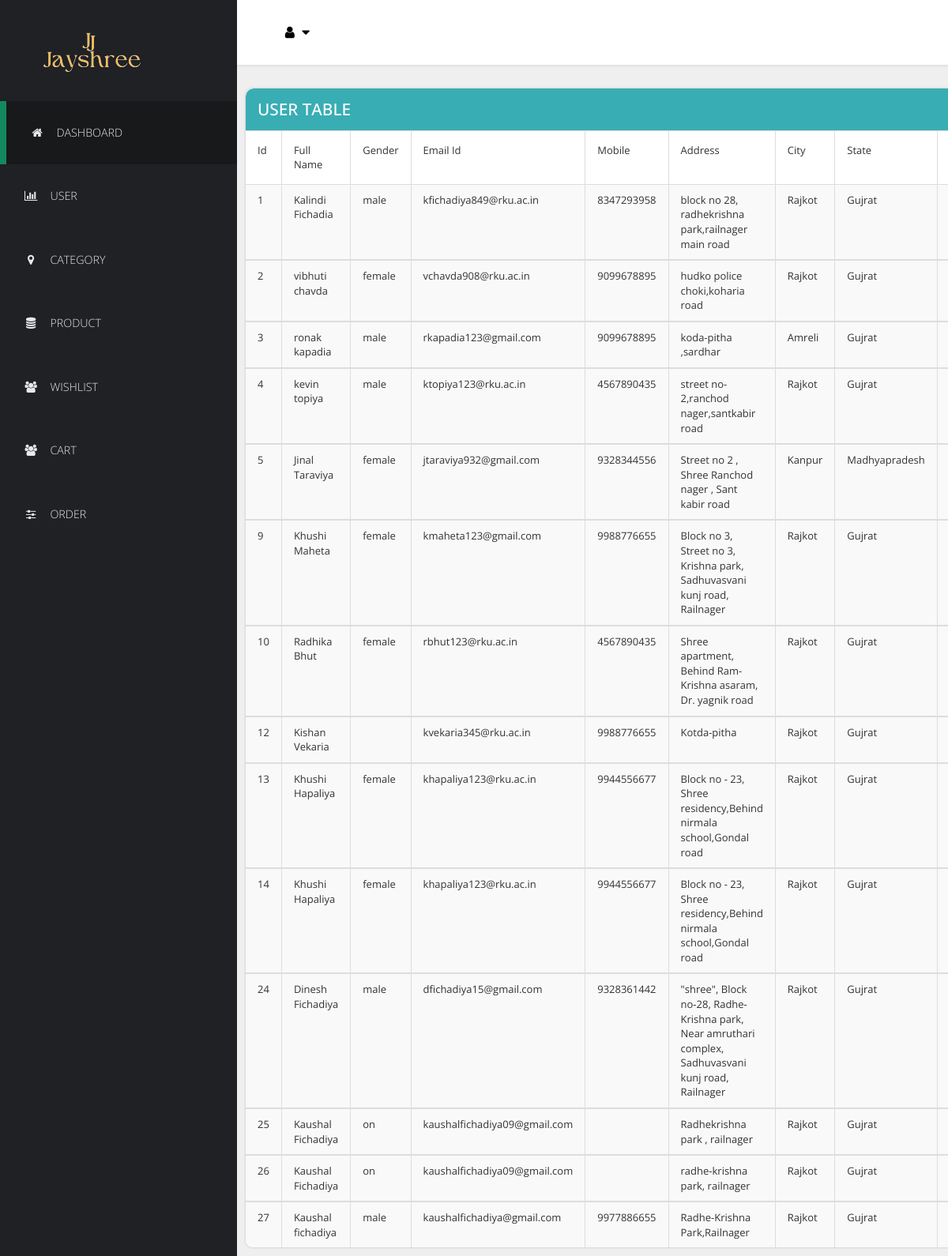
Screenshot of /admin/user_show.php with the database file from the repository.
### tables this page shows
CREATE TABLE `user_tbl` (
  `U_Id` int(10) NOT NULL,
  `U_Name` varchar(100) NOT NULL DEFAULT 'not null',
  `U_Gender` varchar(10) NOT NULL DEFAULT 'not null',
  `U_Email_Id` varchar(100) NOT NULL DEFAULT 'not null',
  `U_Phone_no` varchar(10) NOT NULL DEFAULT 'not null',
  `U_Address` varchar(250) NOT NULL DEFAULT 'not null',
  `U_City` varchar(50) NOT NULL DEFAULT 'not null',
  `U_State` varchar(50) NOT NULL DEFAULT 'not null',
  `U_Country` varchar(50) NOT NULL DEFAULT 'not null',
  `U_Pincode` int(6) NOT NULL,
  `U_Password` varchar(15) NOT NULL DEFAULT 'not null',
  `U_Category` int(1) NOT NULL DEFAULT 0
);

### admin/user_show.php (the view, shortened to what this page needs)
<!DOCTYPE html>
<html lang="en">
  <head>
    <link href="css/font-awesome.min.css" rel="stylesheet">
    <link href="css/bootstrap.min.css" rel="stylesheet">
    <link href="css/templatemo-style.css" rel="stylesheet">
    <link rel="stylesheet" href="../jayshree/assets/css/dropdown.css">
    <link rel="stylesheet" href="https://cdnjs.cloudflare.com/ajax/libs/font-awesome/4.7.0/css/font-awesome.min.css">
  </head>
  <body>
    <div class="templatemo-flex-row">
      <div class="templatemo-sidebar">
        <header class="templatemo-site-header">
            <a href="index.php">
              <img src="../img/logo_admin.png">
            </a>
        </header>
        <nav class="templatemo-left-nav">
          <ul>
            <li><a href="index.php" class="active"><i class="fa fa-home fa-fw"></i>Dashboard</a></li>
            <li><a href="user_show.php"><i class="fa fa-bar-chart fa-fw"></i>User</a></li>
            <li><a href="category_show.php"><i class="fa fa-map-marker fa-fw"></i>Category</a></li>
            <li><a href="product_show.php"><i class="fa fa-database fa-fw"></i>Product</a></li>
            <li><a href="wishlist_show.php"><i class="fa fa-users fa-fw"></i>Wishlist</a></li>
            <li><a href="cart_show.php"><i class="fa fa-users fa-fw"></i>Cart</a></li>
            <li><a href="order_detail_show.php"><i class="fa fa-sliders fa-fw"></i>Order</a></li>
          </ul>
        </nav>
      </div>
      <div class="templatemo-content col-1 light-gray-bg">
        <div class="templatemo-top-nav-container">
          <div class="row">
            <nav class="templatemo-top-nav col-lg-12 col-md-12">
            <div class="topnav" id="myTopnav">
              <div class="dropdown">
                  <button class="dropbtn">
                    <i class="fa fa-fw fa-user text-dark mr-3"></i>
                    <i class="fa fa-caret-down"></i>
                  </button>
              </div>
            </div>
            </nav>
          </div>
        </div>
        <br/>
          <div class="templatemo-flex-row flex-content-row">
            <div class="col-1">
              <div class="panel panel-default templatemo-content-widget white-bg no-padding templatemo-overflow-hidden">
                <div class="panel-heading templatemo-position-relative"><h2 class="text-uppercase">User Table</h2></div>
                <div class="table-responsive">
                  <table class="table table-striped table-bordered">
                    <thead>
                        <tr>
                            <td>Id</td>
                            <td>Full Name</td>
                            <td>Gender</td>
                            <td>Email Id</td>
                            <td>Mobile</td>
                            <td>Address</td>
                            <td>City</td>
                            <td>State</td>
                            <td>Country</td>
                        </tr>
                    </thead>
                    <?php
	include '../conn.php';
	$sql = "select * from user_tbl";
	$data = mysqli_query($con,$sql);
	if($total=mysqli_num_rows($data))
	{
        while($result=mysqli_fetch_array($data))
        {
            echo "
                <tbody>
                    <tr>
                    <td>".$result['U_Id']."</td>
                    <td>".$result['U_Name']."</td>
                    <td>".$result['U_Gender']."</td>
                    <td>".$result['U_Email_Id']."</td>
                    <td>".$result['U_Phone_no']."</td>
                    <td>".$result['U_Address']."</td>
                    <td>".$result['U_City']."</td>
                    <td>".$result['U_State']."</td>
                    <td>".$result['U_Country']."</td>
                    <td>".$result['U_Pincode']."</td>
                    <td>".$result['U_Password']."</td>
                    <td><a href='user_update.php?U_Id=$result[U_Id] &U_Name=$result[U_Name] &U_Gender=$result[U_Gender]&U_Email_Id=$result[U_Email_Id]&U_Phone_no=$result[U_Phone_no]&U_Address=$result[U_Address]&U_City=$result[U_City]&U_State=$result[U_State]&U_Country=$result[U_Country]&U_Pincode=$result[U_Pincode]&U_Password=$result[U_Password]'>Update</a></td>
						        <td><a href='user_delete.php?U_Id=$result[U_Id]'>Delete</a></td>
                    </tr>
                </tbody>
                ";
        }
    }
    else
    {
        echo "no records";
    }
    ?>
                  </table>
                </div>
              </div>
            </div>
          </div>
        </div>
      </div>
  </body>
</html>

### admin/css/templatemo-style.css (style rules this page uses)
* { font-family: 'Open Sans', sans-serif; }
body { font-size: 13px; }
body, .templatemo-left-nav { background: #1f2124; }
h1, h2, h3 { margin: 0; }
h2 { font-size: 1.6em; }
ul { list-style-type: none; margin: 0; padding: 0; }
nav li { font-size: 1.1em; list-style: none; text-transform: uppercase; }
.templatemo-position-relative { position: relative; }
.white-bg { background-color: white; }
.light-gray-bg { background-color: #efefef; }
.templatemo-sidebar { width: 300px; }
.templatemo-site-header { margin: 25px 30px; }
.templatemo-left-nav li { font-weight: 300; }
.templatemo-left-nav a.active, .templatemo-left-nav a:hover { background: #18191b; border-left: 8px solid #13895F; }
.templatemo-left-nav a { color: #e9e9ea; display: block; padding: 30px; transition: all 0.3s ease; }
.templatemo-left-nav .fa { margin-right: 15px; }
.templatemo-top-nav-container { background-color: white; padding: 28px 50px; box-shadow: 0px 0px 2px 2px rgba(161, 159, 159, 0.18); }
.templatemo-content { margin-top: 0px; min-height: 600px; padding: 0; overflow-x: hidden; }
.templatemo-flex-row { display: -webkit-flex; display: -ms-flexbox; display: flex; }
.col-1 { -webkit-flex: 1; -ms-flex: 1; flex: 1; }
.templatemo-content-widget { border-radius: 10px; padding: 30px; position: relative; margin: 10px; box-shadow: 0px 0px 1px 1px rgba(161, 159, 159, 0.1); }
.templatemo-content-widget.no-padding { padding: 0; }
.panel-default>.panel-heading { background-color: #39ADB4; border-top-left-radius: 10px; border-top-right-radius: 10px; color: white; padding: 15px; }
.panel { border-radius: 10px; }
.table { margin-bottom: 0; }
.table>tbody>tr>td { padding: 10px 15px; }
.table>thead>tr>td { padding: 15px; }
.templatemo-overflow-hidden { overflow: hidden; }
.panel>.table-responsive:last-child>.table:last-child, .panel>.table:last-child { border-bottom-right-radius: 10px; border-bottom-left-radius: 10px; }
@media only screen and (min-width: 768px) { .templatemo-left-nav { display: block !important; } }

### jayshree/assets/css/dropdown.css (style rules this page uses)
body { margin:0;font-family:Arial }
.topnav { background-color: #FFFFFF; }
.dropdown { float: left; }
.dropdown .dropbtn { font-size: 17px; border: none; outline: none; color: black; background-color: inherit; font-family: inherit; margin: 0; }
.table, .tr, .td { border:1px solid black; border-radius: 10px; width:75%; }

### rows the page displays
user_tbl: U_Id "1", U_Name "Kalindi Fichadia", U_Gender "male", U_Email_Id "kfichadiya849@rku.ac.in", U_Phone_no "8347293958", U_Address "block no 28, radhekrishna park,railnager main road", U_City "Rajkot", U_State "Gujrat"
user_tbl: U_Id "2", U_Name "vibhuti chavda", U_Gender "female", U_Email_Id "vchavda908@rku.ac.in", U_Phone_no "9099678895", U_Address "hudko police choki,koharia road", U_City "Rajkot", U_State "Gujrat"
user_tbl: U_Id "3", U_Name "ronak kapadia", U_Gender "male", U_Email_Id "rkapadia123@gmail.com", U_Phone_no "9099678895", U_Address "koda-pitha ,sardhar", U_City "Amreli", U_State "Gujrat"
user_tbl: U_Id "4", U_Name "kevin topiya", U_Gender "male", U_Email_Id "ktopiya123@rku.ac.in", U_Phone_no "4567890435", U_Address "street no-2,ranchod nager,santkabir road", U_City "Rajkot", U_State "Gujrat"
user_tbl: U_Id "5", U_Name "Jinal Taraviya", U_Gender "female", U_Email_Id "jtaraviya932@gmail.com", U_Phone_no "9328344556", U_Address "Street no 2 , Shree Ranchod nager , Sant kabir road", U_City "Kanpur", U_State "Madhyapradesh"
user_tbl: U_Id "9", U_Name "Khushi Maheta", U_Gender "female", U_Email_Id "kmaheta123@gmail.com", U_Phone_no "9988776655", U_Address "Block no 3, Street no 3, Krishna park, Sadhuvasvani kunj road, Railnager", U_City "Rajkot", U_State "Gujrat"
user_tbl: U_Id "10", U_Name "Radhika Bhut", U_Gender "female", U_Email_Id "rbhut123@rku.ac.in", U_Phone_no "4567890435", U_Address "Shree apartment, Behind Ram-Krishna asaram, Dr. yagnik road", U_City "Rajkot", U_State "Gujrat"
user_tbl: U_Id "12", U_Name "Kishan Vekaria", U_Email_Id "kvekaria345@rku.ac.in", U_Phone_no "9988776655", U_Address "Kotda-pitha", U_City "Rajkot", U_State "Gujrat"
user_tbl: U_Id "13", U_Name "Khushi Hapaliya", U_Gender "female", U_Email_Id "khapaliya123@rku.ac.in", U_Phone_no "9944556677", U_Address "Block no - 23, Shree residency,Behind nirmala school,Gondal road", U_City "Rajkot", U_State "Gujrat"
user_tbl: U_Id "14", U_Name "Khushi Hapaliya", U_Gender "female", U_Email_Id "khapaliya123@rku.ac.in", U_Phone_no "9944556677", U_Address "Block no - 23, Shree residency,Behind nirmala school,Gondal road", U_City "Rajkot", U_State "Gujrat"
user_tbl: U_Id "24", U_Name "Dinesh Fichadiya", U_Gender "male", U_Email_Id "dfichadiya15@gmail.com", U_Phone_no "9328361442", U_Address "\"shree\", Block no-28, Radhe-Krishna park, Near amruthari complex, Sadhuvasvani kunj road, Railnager", U_City "Rajkot", U_State "Gujrat"
user_tbl: U_Id "25", U_Name "Kaushal Fichadiya", U_Gender "on", U_Email_Id "kaushalfichadiya09@gmail.com", U_Address "Radhekrishna park , railnager", U_City "Rajkot", U_State "Gujrat"
user_tbl: U_Id "26", U_Name "Kaushal Fichadiya", U_Gender "on", U_Email_Id "kaushalfichadiya09@gmail.com", U_Address "radhe-krishna park, railnager", U_City "Rajkot", U_State "Gujrat"
user_tbl: U_Id "27", U_Name "Kaushal fichadiya", U_Gender "male", U_Email_Id "kaushalfichadiya@gmail.com", U_Phone_no "9977886655", U_Address "Radhe-Krishna Park,Railnager", U_City "Rajkot", U_State "Gujrat"
